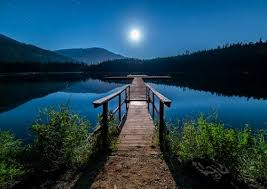
#> input picture download.jfif, 267 x 189 px
$ jupyter execute Untitled.ipynb   (older library calls are emulated)
#> lines starting #> are read from the running program, lines starting #| are printed output that depends on the picture
[cell 1]
import cv2
import numpy as np
from matplotlib import pyplot as plt

# Read the image
img = cv2.imread('download.jfif')
#> img is the input picture: shape (189, 267, 3); mean B, G, R 85.7, 67.4, 30.8

average_kernel = np.ones((5,5), np.float32) / 25
gaussian_kernel = cv2.getGaussianKernel(5, -1) @ cv2.getGaussianKernel(5, -1).T

average_filtered = cv2.filter2D(img, -1, average_kernel)
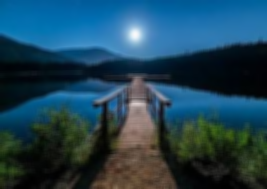
#> average_filtered: shape (189, 267, 3); mean B, G, R 85.7, 67.4, 30.8
gaussian_filtered = cv2.filter2D(img, -1, gaussian_kernel)

plt.figure(figsize=(10,10))
plt.subplot(131), plt.imshow(img), plt.title('Original')
plt.subplot(132), plt.imshow(average_filtered), plt.title('Average Filter')
plt.subplot(133), plt.imshow(gaussian_filtered), plt.title('Gaussian Filter')
plt.show()
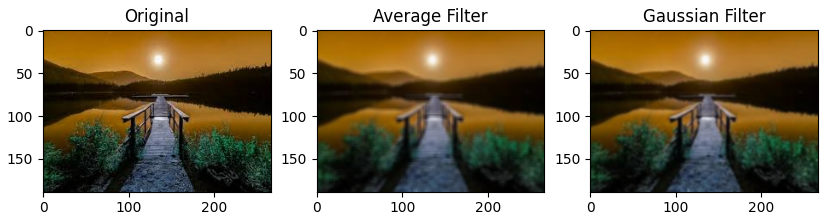
#> figure drawn by matplotlib, 3 panels; B, G, R data is drawn as R, G, B

[cell 2]
import cv2
import numpy as np
from matplotlib import pyplot as plt

# Read the image with salt and pepper noise
img = cv2.imread('download.jfif')

# Apply a median filter (rank=13)
median_filtered = cv2.medianBlur(img, 5)

# Display the original and filtered images
plt.figure(figsize=(10,10))
plt.subplot(121), plt.imshow(img), plt.title('Original Image with Noise')
plt.subplot(122), plt.imshow(median_filtered), plt.title('Median Filter (Rank 13)')
plt.show()
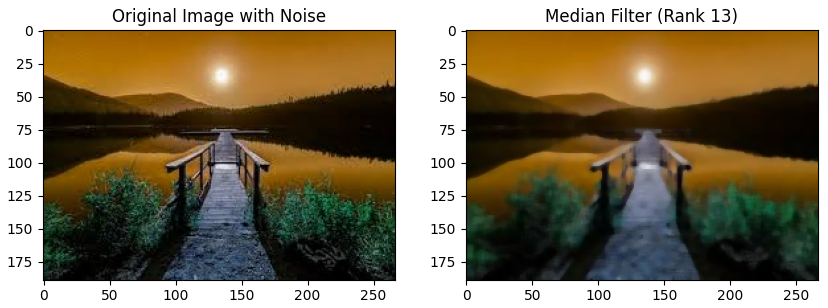
#> figure drawn by matplotlib, 2 panels; B, G, R data is drawn as R, G, B

[cell 3]
import cv2
import numpy as np
from matplotlib import pyplot as plt

# Read the image
img = cv2.imread('download.jfif', 0)
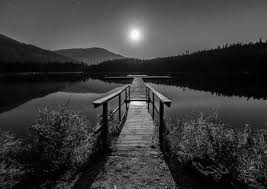
#> img: shape (189, 267); min 0, max 255, mean 58.4

# Function to manually implement Laplacian filter
def mylaplacian(img):
    vertical_mask = np.array([[0, 1, 0], [0, -2, 0], [0, 1, 0]])
    horizontal_mask = np.array([[0, 0, 0], [1, -2, 1], [0, 0, 0]])

    vertical_edges = cv2.filter2D(img, -1, vertical_mask)
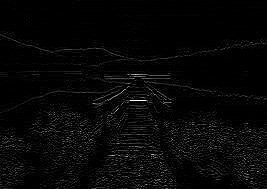
#> vertical_edges: shape (189, 267); min 0, max 255, mean 7
    horizontal_edges = cv2.filter2D(img, -1, horizontal_mask)
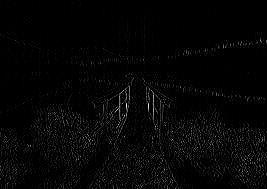
#> horizontal_edges: shape (189, 267); min 0, max 252, mean 5.9

    return vertical_edges + horizontal_edges
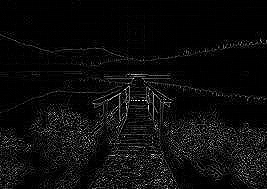
#> returned value: shape (189, 267); min 0, max 255, mean 12.8

laplacian_img = mylaplacian(img)
sobel_img = cv2.Sobel(img, cv2.CV_64F, 1, 1, ksize=5)
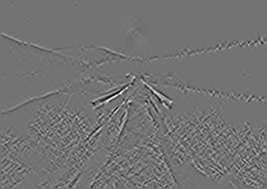
#> sobel_img: shape (189, 267) float64; min -1461, max 1758, mean 0; drawn with min black and max white

# Display the results
plt.figure(figsize=(10,10))
plt.subplot(131), plt.imshow(img, cmap='gray'), plt.title('Original')
plt.subplot(132), plt.imshow(laplacian_img, cmap='gray'), plt.title('Laplacian Filter')
plt.subplot(133), plt.imshow(sobel_img, cmap='gray'), plt.title('Sobel Filter')
plt.show()
